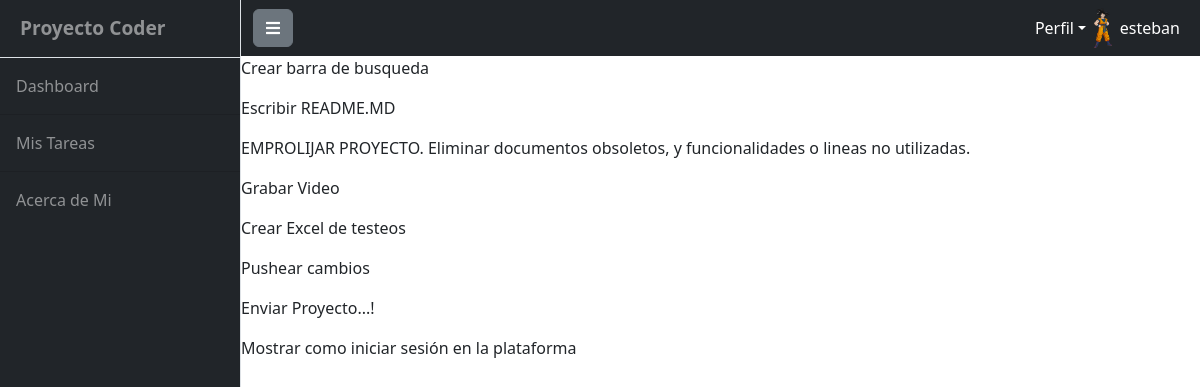
The app's page /proyecto-final/view-comments/22 (signed in) with its own data.
### MainSiteApp/models.py (models this page shows)
class TasksListRows(models.Model):
    comment = models.CharField(max_length=150)
    created_at = models.DateTimeField(auto_now_add=True)
    updated_at = models.DateTimeField(auto_now=True)
    state = models.BooleanField() # Este campo debio llamarse "Open"
    task_comment = models.ForeignKey(TasksList, on_delete=models.CASCADE)
    date = models.DateTimeField(null=True, blank=True)
    def __str__(self):
        return f'{self.comment}'

### MainSiteApp/views.py (the view)
# urls.py: path('view-comments/<int:id>', view_comments, name="ViewComments"),
def view_comments(req: HttpRequest, id):
    comment_list = TasksListRows.objects.filter(task_comment__id=id)
    print(comment_list)
    return render(req, 'task_comment.html', {'comment_list': comment_list})

### MainSiteApp/context_processors.py (called while the page is built)
def get_current_year(req):
    current_year = datetime.datetime.now().year
    return {
        "current_year": current_year
    }

def load_avatar(req: HttpRequest):
    try:
        avatar = Avatar.objects.get(user=req.user.id)
        return {"url": avatar.image.url}
    except:
        image_data = open("media/avatares/goku.jpg", "rb").read()
        return {"url": image_data}

def count_tasks_owner(req: HttpRequest):
    try:
        count_tasks = TasksList.objects.filter(owner=req.user).count()
        return {"count_tasks": count_tasks}
    except:
        count_tasks = 0
        return {"count_tasks": count_tasks}

### MainSiteApp/templates/task_comment.html
{% extends 'base.html' %}
{% block pagecontent %}
    {% for comment in comment_list %}
        <p>{{comment.comment}}</p>
    {% endfor %}
{% endblock pagecontent %}

### MainSiteApp/templates/navbar.html (shortened to what this page needs)
<nav class="sb-topnav navbar navbar-expand navbar-dark bg-dark">
    <div class="container-fluid">
        <button class="btn btn-secondary" id="sidebarToggle">
            <i class="fa fa-bars" aria-hidden="true"></i>
          </button>
        <div class="collapse navbar-collapse" id="navbarSupportedContent">
            <ul class="navbar-nav ms-auto mt-2 mt-lg-0">
                <li class="nav-item dropdown">
                    <a class="nav-link dropdown-toggle" id="navbarDropdown" href="#" role="button" data-bs-toggle="dropdown" aria-haspopup="true" aria-expanded="false">Perfil</a>
                </li>
                {% if  user.is_authenticated %}
                {% if url %}
                <img src="{{url}}" height="40px" alt="avatar">
                <div class="nav-item text-center">
                    <p class="nav-link mb-0">{{ user.username }}</p>
                </div>
                {% endif %}
                {% endif %}
            </ul>
        </div>
    </div>
</nav>

### MainSiteApp/static/css/main.css (style rules this page uses)
:root { --color-primary: #6a0572; --color-secondary: #ff9a8b; --color-tertiary: #83c5be; --color-quaternary: #f0e68c; --color-text: #333; }
.navbar { background-color: var(--color-primary); }
.navbar-dark .navbar-nav .nav-link { color: #fff; }
.nav-item { color: rgba(255, 255, 255, 0.5) !important; }

### records on screen
TasksListRows: comment "Crear barra de busqueda"
TasksListRows: comment "Escribir README.MD"
TasksListRows: comment "EMPROLIJAR PROYECTO. Eliminar documentos obsoletos, y funcionalidades o lineas no utilizadas."
TasksListRows: comment "Grabar Video"
TasksListRows: comment "Crear Excel de testeos"
TasksListRows: comment "Pushear cambios"
TasksListRows: comment "Enviar Proyecto...!"
TasksListRows: comment "Mostrar como iniciar sesión en la plataforma"

### other values on screen
{{ user.username }} "esteban"
